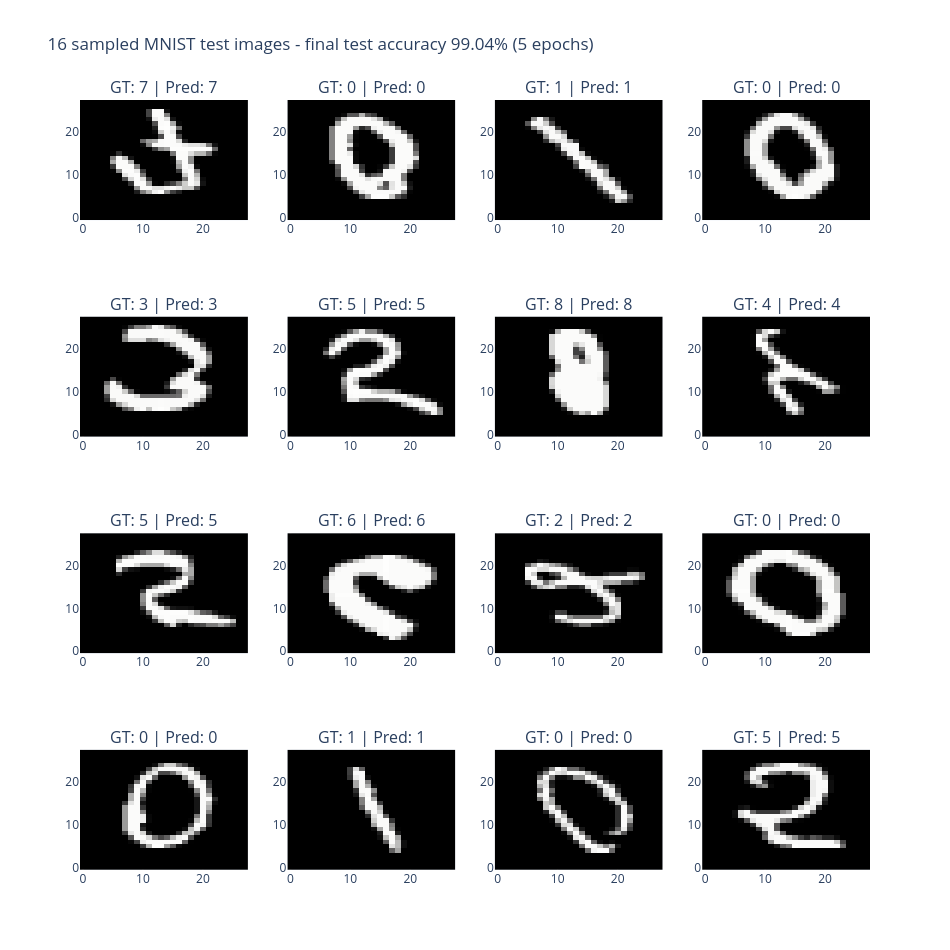

The notebook cell saved with this chart:
### Code cell
sample_generator = torch.Generator().manual_seed(SEED + 1)
sample_indices = torch.randperm(test_predictions.shape[0], generator=sample_generator)[:16]

with torch.no_grad():
    sample_images_norm = test_images[sample_indices]
    sample_logits = forward(sample_images_norm, params)
sample_predictions = sample_logits.argmax(dim=1)
sample_targets = test_targets[sample_indices]

sample_images = (sample_images_norm * MNIST_STD + MNIST_MEAN).clamp(0.0, 1.0)
sample_images_hw = rearrange(sample_images, "b 1 h w -> b h w")

titles = [
    f"GT: {int(sample_targets[i])} | Pred: {int(sample_predictions[i])}" for i in range(16)
]

grid_figure = plotly_subplots.make_subplots(rows=4, cols=4, subplot_titles=titles)
for i in range(16):
    row, col = divmod(i, 4)
    grid_figure.add_trace(
        go.Heatmap(
            z=sample_images_hw[i].cpu().tolist(),
            zmin=0.0,
            zmax=1.0,
            colorscale="Gray",
            showscale=False,
            xgap=0,
            ygap=0,
            name="",
        ),
        row=row + 1,
        col=col + 1,
    )

for axis in range(1, 17):
    x_id = "x" if axis == 1 else f"x{axis}"
    y_id = "y" if axis == 1 else f"y{axis}"
    grid_figure.update_xaxes(selector=x_id, scaleanchor=y_id, scaleratio=1, showticklabels=False)
    grid_figure.update_yaxes(selector=y_id, autorange="reversed", showticklabels=False)

for i, annotation in enumerate(grid_figure.layout.annotations):
    if int(sample_targets[i]) != int(sample_predictions[i]):
        annotation.font.color = "red"

grid_figure.update_layout(
    title_text=(
        f"16 sampled MNIST test images - final test accuracy "
        f"{100.0 * float(test_accuracy):.2f}% (5 epochs)"
    ),
    height=950,
    width=950,
)
grid_figure.show()

### Figure 1 — Plotly figure (JSON) as saved in the notebook; plotly's stock layout.template omitted (floating-point values rounded to 4 significant figures; data arrays with more than 128 entries replaced by an {"elided": "..."} marker saying what was removed)
{"data": [{"colorscale": [[0.0, "rgb(0, 0, 0)"], [0.09091, "rgb(16, 16, 16)"], [0.1818, "rgb(38, 38, 38)"], [0.2727, "rgb(59, 59, 59)"], [0.3636, "rgb(81, 80, 80)"], [0.4545, "rgb(102, 101, 101)"], [0.5455, "rgb(124, 123, 122)"], [0.6364, "rgb(146, 146, 145)"], [0.7273, "rgb(171, 171, 170)"], [0.8182, "rgb(197, 197, 195)"], [0.9091, "rgb(224, 224, 223)"], [1.0, "rgb(254, 254, 253)"]], "name": "", "showscale": false, "type": "heatmap", "xaxis": "x", "xgap": 0, "yaxis": "y", "ygap": 0, "z": {"elided": "28x28 float values"}, "zmax": 1.0, "zmin": 0.0}, {"colorscale": [[0.0, "rgb(0, 0, 0)"], [0.09091, "rgb(16, 16, 16)"], [0.1818, "rgb(38, 38, 38)"], [0.2727, "rgb(59, 59, 59)"], [0.3636, "rgb(81, 80, 80)"], [0.4545, "rgb(102, 101, 101)"], [0.5455, "rgb(124, 123, 122)"], [0.6364, "rgb(146, 146, 145)"], [0.7273, "rgb(171, 171, 170)"], [0.8182, "rgb(197, 197, 195)"], [0.9091, "rgb(224, 224, 223)"], [1.0, "rgb(254, 254, 253)"]], "name": "", "showscale": false, "type": "heatmap", "xaxis": "x2", "xgap": 0, "yaxis": "y2", "ygap": 0, "z": {"elided": "28x28 float values"}, "zmax": 1.0, "zmin": 0.0}, {"colorscale": [[0.0, "rgb(0, 0, 0)"], [0.09091, "rgb(16, 16, 16)"], [0.1818, "rgb(38, 38, 38)"], [0.2727, "rgb(59, 59, 59)"], [0.3636, "rgb(81, 80, 80)"], [0.4545, "rgb(102, 101, 101)"], [0.5455, "rgb(124, 123, 122)"], [0.6364, "rgb(146, 146, 145)"], [0.7273, "rgb(171, 171, 170)"], [0.8182, "rgb(197, 197, 195)"], [0.9091, "rgb(224, 224, 223)"], [1.0, "rgb(254, 254, 253)"]], "name": "", "showscale": false, "type": "heatmap", "xaxis": "x3", "xgap": 0, "yaxis": "y3", "ygap": 0, "z": {"elided": "28x28 float values"}, "zmax": 1.0, "zmin": 0.0}, {"colorscale": [[0.0, "rgb(0, 0, 0)"], [0.09091, "rgb(16, 16, 16)"], [0.1818, "rgb(38, 38, 38)"], [0.2727, "rgb(59, 59, 59)"], [0.3636, "rgb(81, 80, 80)"], [0.4545, "rgb(102, 101, 101)"], [0.5455, "rgb(124, 123, 122)"], [0.6364, "rgb(146, 146, 145)"], [0.7273, "rgb(171, 171, 170)"], [0.8182, "rgb(197, 197, 195)"], [0.9091, "rgb(224, 224, 223)"], [1.0, "rgb(254, 254, 253)"]], "name": "", "showscale": false, "type": "heatmap", "xaxis": "x4", "xgap": 0, "yaxis": "y4", "ygap": 0, "z": {"elided": "28x28 float values"}, "zmax": 1.0, "zmin": 0.0}, {"colorscale": [[0.0, "rgb(0, 0, 0)"], [0.09091, "rgb(16, 16, 16)"], [0.1818, "rgb(38, 38, 38)"], [0.2727, "rgb(59, 59, 59)"], [0.3636, "rgb(81, 80, 80)"], [0.4545, "rgb(102, 101, 101)"], [0.5455, "rgb(124, 123, 122)"], [0.6364, "rgb(146, 146, 145)"], [0.7273, "rgb(171, 171, 170)"], [0.8182, "rgb(197, 197, 195)"], [0.9091, "rgb(224, 224, 223)"], [1.0, "rgb(254, 254, 253)"]], "name": "", "showscale": false, "type": "heatmap", "xaxis": "x5", "xgap": 0, "yaxis": "y5", "ygap": 0, "z": {"elided": "28x28 float values"}, "zmax": 1.0, "zmin": 0.0}, {"colorscale": [[0.0, "rgb(0, 0, 0)"], [0.09091, "rgb(16, 16, 16)"], [0.1818, "rgb(38, 38, 38)"], [0.2727, "rgb(59, 59, 59)"], [0.3636, "rgb(81, 80, 80)"], [0.4545, "rgb(102, 101, 101)"], [0.5455, "rgb(124, 123, 122)"], [0.6364, "rgb(146, 146, 145)"], [0.7273, "rgb(171, 171, 170)"], [0.8182, "rgb(197, 197, 195)"], [0.9091, "rgb(224, 224, 223)"], [1.0, "rgb(254, 254, 253)"]], "name": "", "showscale": false, "type": "heatmap", "xaxis": "x6", "xgap": 0, "yaxis": "y6", "ygap": 0, "z": {"elided": "28x28 float values"}, "zmax": 1.0, "zmin": 0.0}, {"colorscale": [[0.0, "rgb(0, 0, 0)"], [0.09091, "rgb(16, 16, 16)"], [0.1818, "rgb(38, 38, 38)"], [0.2727, "rgb(59, 59, 59)"], [0.3636, "rgb(81, 80, 80)"], [0.4545, "rgb(102, 101, 101)"], [0.5455, "rgb(124, 123, 122)"], [0.6364, "rgb(146, 146, 145)"], [0.7273, "rgb(171, 171, 170)"], [0.8182, "rgb(197, 197, 195)"], [0.9091, "rgb(224, 224, 223)"], [1.0, "rgb(254, 254, 253)"]], "name": "", "showscale": false, "type": "heatmap", "xaxis": "x7", "xgap": 0, "yaxis": "y7", "ygap": 0, "z": {"elided": "28x28 float values"}, "zmax": 1.0, "zmin": 0.0}, {"colorscale": [[0.0, "rgb(0, 0, 0)"], [0.09091, "rgb(16, 16, 16)"], [0.1818, "rgb(38, 38, 38)"], [0.2727, "rgb(59, 59, 59)"], [0.3636, "rgb(81, 80, 80)"], [0.4545, "rgb(102, 101, 101)"], [0.5455, "rgb(124, 123, 122)"], [0.6364, "rgb(146, 146, 145)"], [0.7273, "rgb(171, 171, 170)"], [0.8182, "rgb(197, 197, 195)"], [0.9091, "rgb(224, 224, 223)"], [1.0, "rgb(254, 254, 253)"]], "name": "", "showscale": false, "type": "heatmap", "xaxis": "x8", "xgap": 0, "yaxis": "y8", "ygap": 0, "z": {"elided": "28x28 float values"}, "zmax": 1.0, "zmin": 0.0}, {"colorscale": [[0.0, "rgb(0, 0, 0)"], [0.09091, "rgb(16, 16, 16)"], [0.1818, "rgb(38, 38, 38)"], [0.2727, "rgb(59, 59, 59)"], [0.3636, "rgb(81, 80, 80)"], [0.4545, "rgb(102, 101, 101)"], [0.5455, "rgb(124, 123, 122)"], [0.6364, "rgb(146, 146, 145)"], [0.7273, "rgb(171, 171, 170)"], [0.8182, "rgb(197, 197, 195)"], [0.9091, "rgb(224, 224, 223)"], [1.0, "rgb(254, 254, 253)"]], "name": "", "showscale": false, "type": "heatmap", "xaxis": "x9", "xgap": 0, "yaxis": "y9", "ygap": 0, "z": {"elided": "28x28 float values"}, "zmax": 1.0, "zmin": 0.0}, {"colorscale": [[0.0, "rgb(0, 0, 0)"], [0.09091, "rgb(16, 16, 16)"], [0.1818, "rgb(38, 38, 38)"], [0.2727, "rgb(59, 59, 59)"], [0.3636, "rgb(81, 80, 80)"], [0.4545, "rgb(102, 101, 101)"], [0.5455, "rgb(124, 123, 122)"], [0.6364, "rgb(146, 146, 145)"], [0.7273, "rgb(171, 171, 170)"], [0.8182, "rgb(197, 197, 195)"], [0.9091, "rgb(224, 224, 223)"], [1.0, "rgb(254, 254, 253)"]], "name": "", "showscale": false, "type": "heatmap", "xaxis": "x10", "xgap": 0, "yaxis": "y10", "ygap": 0, "z": {"elided": "28x28 float values"}, "zmax": 1.0, "zmin": 0.0}, {"colorscale": [[0.0, "rgb(0, 0, 0)"], [0.09091, "rgb(16, 16, 16)"], [0.1818, "rgb(38, 38, 38)"], [0.2727, "rgb(59, 59, 59)"], [0.3636, "rgb(81, 80, 80)"], [0.4545, "rgb(102, 101, 101)"], [0.5455, "rgb(124, 123, 122)"], [0.6364, "rgb(146, 146, 145)"], [0.7273, "rgb(171, 171, 170)"], [0.8182, "rgb(197, 197, 195)"], [0.9091, "rgb(224, 224, 223)"], [1.0, "rgb(254, 254, 253)"]], "name": "", "showscale": false, "type": "heatmap", "xaxis": "x11", "xgap": 0, "yaxis": "y11", "ygap": 0, "z": {"elided": "28x28 float values"}, "zmax": 1.0, "zmin": 0.0}, {"colorscale": [[0.0, "rgb(0, 0, 0)"], [0.09091, "rgb(16, 16, 16)"], [0.1818, "rgb(38, 38, 38)"], [0.2727, "rgb(59, 59, 59)"], [0.3636, "rgb(81, 80, 80)"], [0.4545, "rgb(102, 101, 101)"], [0.5455, "rgb(124, 123, 122)"], [0.6364, "rgb(146, 146, 145)"], [0.7273, "rgb(171, 171, 170)"], [0.8182, "rgb(197, 197, 195)"], [0.9091, "rgb(224, 224, 223)"], [1.0, "rgb(254, 254, 253)"]], "name": "", "showscale": false, "type": "heatmap", "xaxis": "x12", "xgap": 0, "yaxis": "y12", "ygap": 0, "z": {"elided": "28x28 float values"}, "zmax": 1.0, "zmin": 0.0}, {"colorscale": [[0.0, "rgb(0, 0, 0)"], [0.09091, "rgb(16, 16, 16)"], [0.1818, "rgb(38, 38, 38)"], [0.2727, "rgb(59, 59, 59)"], [0.3636, "rgb(81, 80, 80)"], [0.4545, "rgb(102, 101, 101)"], [0.5455, "rgb(124, 123, 122)"], [0.6364, "rgb(146, 146, 145)"], [0.7273, "rgb(171, 171, 170)"], [0.8182, "rgb(197, 197, 195)"], [0.9091, "rgb(224, 224, 223)"], [1.0, "rgb(254, 254, 253)"]], "name": "", "showscale": false, "type": "heatmap", "xaxis": "x13", "xgap": 0, "yaxis": "y13", "ygap": 0, "z": {"elided": "28x28 float values"}, "zmax": 1.0, "zmin": 0.0}, {"colorscale": [[0.0, "rgb(0, 0, 0)"], [0.09091, "rgb(16, 16, 16)"], [0.1818, "rgb(38, 38, 38)"], [0.2727, "rgb(59, 59, 59)"], [0.3636, "rgb(81, 80, 80)"], [0.4545, "rgb(102, 101, 101)"], [0.5455, "rgb(124, 123, 122)"], [0.6364, "rgb(146, 146, 145)"], [0.7273, "rgb(171, 171, 170)"], [0.8182, "rgb(197, 197, 195)"], [0.9091, "rgb(224, 224, 223)"], [1.0, "rgb(254, 254, 253)"]], "name": "", "showscale": false, "type": "heatmap", "xaxis": "x14", "xgap": 0, "yaxis": "y14", "ygap": 0, "z": {"elided": "28x28 float values"}, "zmax": 1.0, "zmin": 0.0}, {"colorscale": [[0.0, "rgb(0, 0, 0)"], [0.09091, "rgb(16, 16, 16)"], [0.1818, "rgb(38, 38, 38)"], [0.2727, "rgb(59, 59, 59)"], [0.3636, "rgb(81, 80, 80)"], [0.4545, "rgb(102, 101, 101)"], [0.5455, "rgb(124, 123, 122)"], [0.6364, "rgb(146, 146, 145)"], [0.7273, "rgb(171, 171, 170)"], [0.8182, "rgb(197, 197, 195)"], [0.9091, "rgb(224, 224, 223)"], [1.0, "rgb(254, 254, 253)"]], "name": "", "showscale": false, "type": "heatmap", "xaxis": "x15", "xgap": 0, "yaxis": "y15", "ygap": 0, "z": {"elided": "28x28 float values"}, "zmax": 1.0, "zmin": 0.0}, {"colorscale": [[0.0, "rgb(0, 0, 0)"], [0.09091, "rgb(16, 16, 16)"], [0.1818, "rgb(38, 38, 38)"], [0.2727, "rgb(59, 59, 59)"], [0.3636, "rgb(81, 80, 80)"], [0.4545, "rgb(102, 101, 101)"], [0.5455, "rgb(124, 123, 122)"], [0.6364, "rgb(146, 146, 145)"], [0.7273, "rgb(171, 171, 170)"], [0.8182, "rgb(197, 197, 195)"], [0.9091, "rgb(224, 224, 223)"], [1.0, "rgb(254, 254, 253)"]], "name": "", "showscale": false, "type": "heatmap", "xaxis": "x16", "xgap": 0, "yaxis": "y16", "ygap": 0, "z": {"elided": "28x28 float values"}, "zmax": 1.0, "zmin": 0.0}], "layout": {"annotations": [{"font": {"size": 16}, "showarrow": false, "text": "GT: 7 | Pred: 7", "x": 0.1062, "xanchor": "center", "xref": "paper", "y": 1.0, "yanchor": "bottom", "yref": "paper"}, {"font": {"size": 16}, "showarrow": false, "text": "GT: 0 | Pred: 0", "x": 0.3688, "xanchor": "center", "xref": "paper", "y": 1.0, "yanchor": "bottom", "yref": "paper"}, {"font": {"size": 16}, "showarrow": false, "text": "GT: 1 | Pred: 1", "x": 0.6313, "xanchor": "center", "xref": "paper", "y": 1.0, "yanchor": "bottom", "yref": "paper"}, {"font": {"size": 16}, "showarrow": false, "text": "GT: 0 | Pred: 0", "x": 0.8938, "xanchor": "center", "xref": "paper", "y": 1.0, "yanchor": "bottom", "yref": "paper"}, {"font": {"size": 16}, "showarrow": false, "text": "GT: 3 | Pred: 3", "x": 0.1062, "xanchor": "center", "xref": "paper", "y": 0.7188, "yanchor": "bottom", "yref": "paper"}, {"font": {"size": 16}, "showarrow": false, "text": "GT: 5 | Pred: 5", "x": 0.3688, "xanchor": "center", "xref": "paper", "y": 0.7188, "yanchor": "bottom", "yref": "paper"}, {"font": {"size": 16}, "showarrow": false, "text": "GT: 8 | Pred: 8", "x": 0.6313, "xanchor": "center", "xref": "paper", "y": 0.7188, "yanchor": "bottom", "yref": "paper"}, {"font": {"size": 16}, "showarrow": false, "text": "GT: 4 | Pred: 4", "x": 0.8938, "xanchor": "center", "xref": "paper", "y": 0.7188, "yanchor": "bottom", "yref": "paper"}, {"font": {"size": 16}, "showarrow": false, "text": "GT: 5 | Pred: 5", "x": 0.1062, "xanchor": "center", "xref": "paper", "y": 0.4375, "yanchor": "bottom", "yref": "paper"}, {"font": {"size": 16}, "showarrow": false, "text": "GT: 6 | Pred: 6", "x": 0.3688, "xanchor": "center", "xref": "paper", "y": 0.4375, "yanchor": "bottom", "yref": "paper"}, {"font": {"size": 16}, "showarrow": false, "text": "GT: 2 | Pred: 2", "x": 0.6313, "xanchor": "center", "xref": "paper", "y": 0.4375, "yanchor": "bottom", "yref": "paper"}, {"font": {"size": 16}, "showarrow": false, "text": "GT: 0 | Pred: 0", "x": 0.8938, "xanchor": "center", "xref": "paper", "y": 0.4375, "yanchor": "bottom", "yref": "paper"}, {"font": {"size": 16}, "showarrow": false, "text": "GT: 0 | Pred: 0", "x": 0.1062, "xanchor": "center", "xref": "paper", "y": 0.1562, "yanchor": "bottom", "yref": "paper"}, {"font": {"size": 16}, "showarrow": false, "text": "GT: 1 | Pred: 1", "x": 0.3688, "xanchor": "center", "xref": "paper", "y": 0.1562, "yanchor": "bottom", "yref": "paper"}, {"font": {"size": 16}, "showarrow": false, "text": "GT: 0 | Pred: 0", "x": 0.6313, "xanchor": "center", "xref": "paper", "y": 0.1562, "yanchor": "bottom", "yref": "paper"}, {"font": {"size": 16}, "showarrow": false, "text": "GT: 5 | Pred: 5", "x": 0.8938, "xanchor": "center", "xref": "paper", "y": 0.1562, "yanchor": "bottom", "yref": "paper"}], "height": 950, "title": {"text": "16 sampled MNIST test images - final test accuracy 99.04% (5 epochs)"}, "width": 950, "xaxis": {"anchor": "y", "domain": [0.0, 0.2125]}, "xaxis10": {"anchor": "y10", "domain": [0.2625, 0.475]}, "xaxis11": {"anchor": "y11", "domain": [0.525, 0.7375]}, "xaxis12": {"anchor": "y12", "domain": [0.7875, 1.0]}, "xaxis13": {"anchor": "y13", "domain": [0.0, 0.2125]}, "xaxis14": {"anchor": "y14", "domain": [0.2625, 0.475]}, "xaxis15": {"anchor": "y15", "domain": [0.525, 0.7375]}, "xaxis16": {"anchor": "y16", "domain": [0.7875, 1.0]}, "xaxis2": {"anchor": "y2", "domain": [0.2625, 0.475]}, "xaxis3": {"anchor": "y3", "domain": [0.525, 0.7375]}, "xaxis4": {"anchor": "y4", "domain": [0.7875, 1.0]}, "xaxis5": {"anchor": "y5", "domain": [0.0, 0.2125]}, "xaxis6": {"anchor": "y6", "domain": [0.2625, 0.475]}, "xaxis7": {"anchor": "y7", "domain": [0.525, 0.7375]}, "xaxis8": {"anchor": "y8", "domain": [0.7875, 1.0]}, "xaxis9": {"anchor": "y9", "domain": [0.0, 0.2125]}, "yaxis": {"anchor": "x", "domain": [0.8438, 1.0]}, "yaxis10": {"anchor": "x10", "domain": [0.2812, 0.4375]}, "yaxis11": {"anchor": "x11", "domain": [0.2812, 0.4375]}, "yaxis12": {"anchor": "x12", "domain": [0.2812, 0.4375]}, "yaxis13": {"anchor": "x13", "domain": [0.0, 0.1562]}, "yaxis14": {"anchor": "x14", "domain": [0.0, 0.1562]}, "yaxis15": {"anchor": "x15", "domain": [0.0, 0.1562]}, "yaxis16": {"anchor": "x16", "domain": [0.0, 0.1562]}, "yaxis2": {"anchor": "x2", "domain": [0.8438, 1.0]}, "yaxis3": {"anchor": "x3", "domain": [0.8438, 1.0]}, "yaxis4": {"anchor": "x4", "domain": [0.8438, 1.0]}, "yaxis5": {"anchor": "x5", "domain": [0.5625, 0.7188]}, "yaxis6": {"anchor": "x6", "domain": [0.5625, 0.7188]}, "yaxis7": {"anchor": "x7", "domain": [0.5625, 0.7188]}, "yaxis8": {"anchor": "x8", "domain": [0.5625, 0.7188]}, "yaxis9": {"anchor": "x9", "domain": [0.2812, 0.4375]}}}
